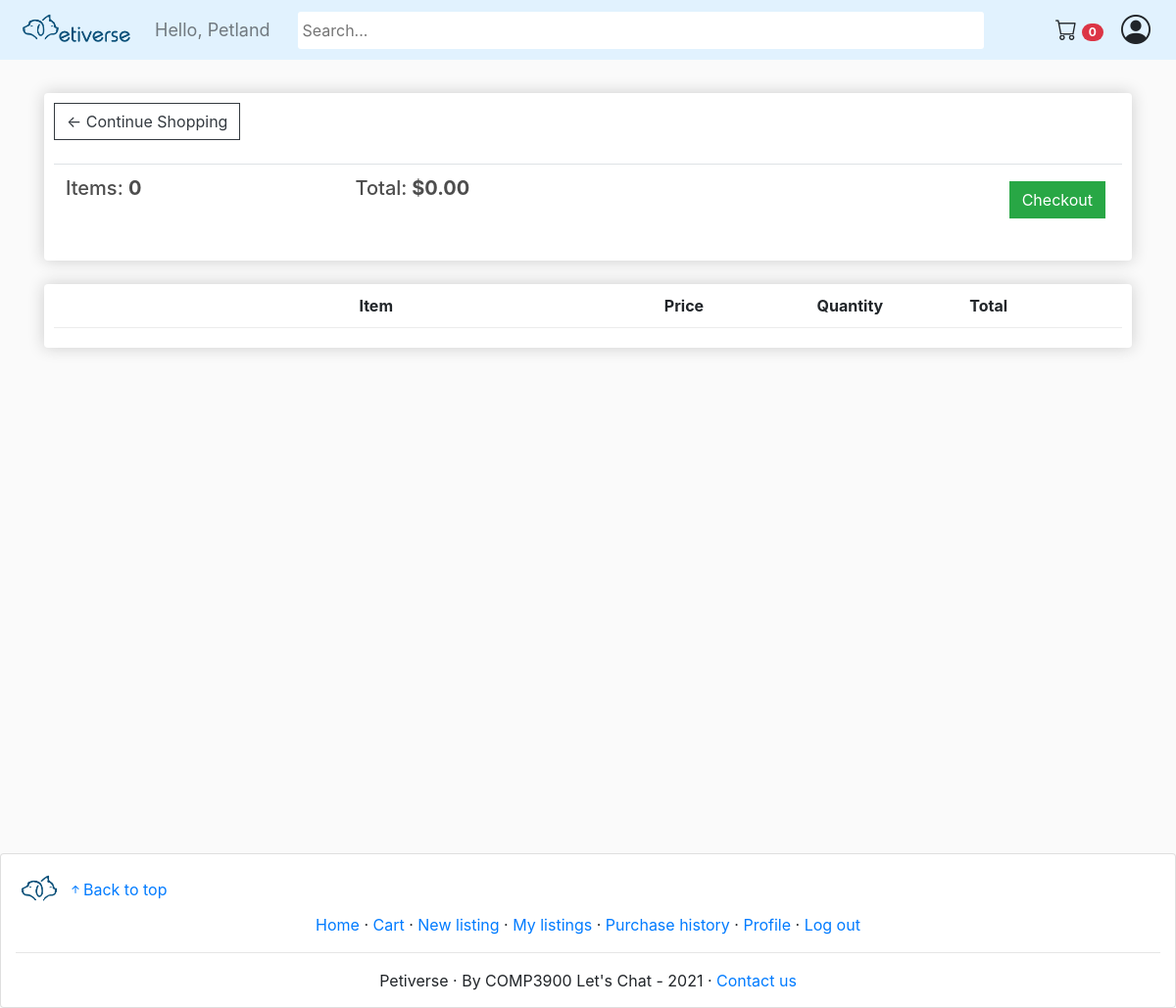
The page /cart/ (signed in) on the database as committed earlier.
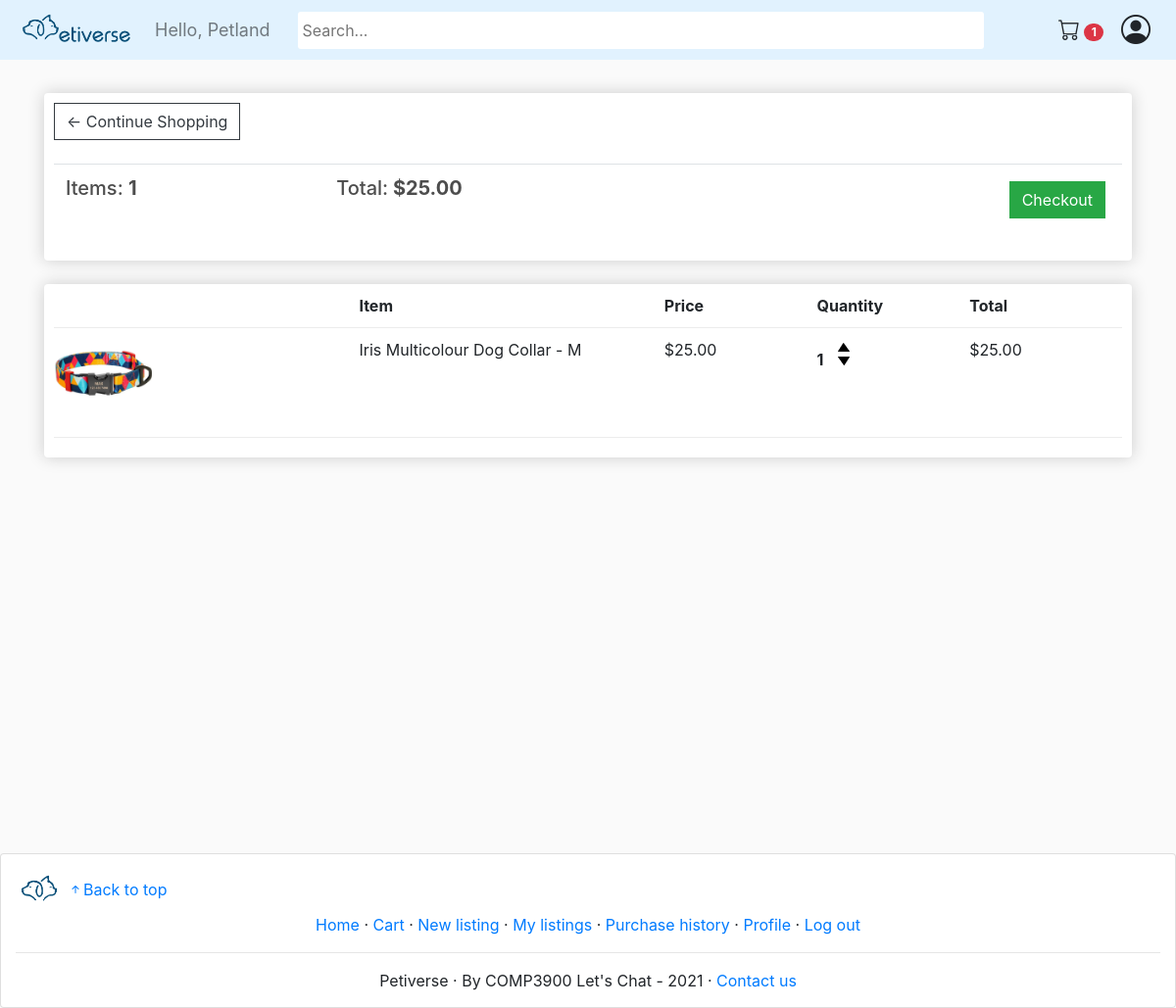
The same page on the database as committed later.
### store/models.py (models this page shows, shortened)
class Order(models.Model):
	customer = models.ForeignKey(Customer, on_delete=models.SET_NULL, null=True, blank=True)
	date_ordered = models.DateTimeField(editable=False, blank=True, null=True)
	complete = models.BooleanField(default=False)
	transaction_id = models.CharField(max_length=100, null=True)
	@property
	def get_cart_total(self):
		orderitems = self.orderitem_set.all()
		total = sum([item.get_total for item in orderitems])
		return total
	@property
	def get_cart_items(self):
		orderitems = self.orderitem_set.all()
		total = sum([item.quantity for item in orderitems])
		return total

class OrderItem(models.Model):
    product = models.ForeignKey(Product, on_delete=models.SET_NULL, null=True)
    order = models.ForeignKey(Order, on_delete=models.SET_NULL, null=True)
    quantity = models.IntegerField(default=0, null=True, blank=True)
    date_added = models.DateTimeField(auto_now_add=True)
    @property
    def get_total(self):
        if self.product.selling_type == "sale":
            total = self.product.price * self.quantity
        else:
            total = self.product.starting_bid
        return total

class Product(models.Model):
    name = models.CharField(max_length=200)
    selling_type = models.CharField(max_length=10, choices=SELLING_CHOICES, default='sale')
    price = models.DecimalField(max_digits=30, decimal_places=2)
    starting_bid = models.DecimalField(max_digits=30, decimal_places=2, default=0)
    end_date = models.DateTimeField(default=timezone.now, blank=True, null=True)
    highest_bidder = models.ForeignKey(Customer, on_delete=models.CASCADE, null=True, blank=True, related_name='highest_bidder')
    remaining_unit = models.IntegerField()
    sold_unit = models.IntegerField(default=0)
    isAnimal = models.BooleanField(default=False,null=True, blank=True)
    description = models.TextField(max_length=1000)
    image = models.ImageField(null=True, blank=True)
    warranty = models.CharField(max_length=200, null=True)
    delivery_period = models.DurationField()
    seller = models.ForeignKey(Customer, on_delete=models.CASCADE, null=True, blank=True)
    tags = TaggableManager()
    estimated_date = models.DateTimeField(editable=False, blank=True, null=True)
    slug_str = models.SlugField(blank=True)
    is_active = models.BooleanField(default=True)
    imageUri = models.TextField(blank=True)
    @property
    def imageURL(self):
        try:
            url = self.image.url
        except:
            url = no_image_url
        return url

### store/views.py (the view)
# urls.py: path('cart/', views.cart, name="cart"),
def cart(request):
    if request.user.is_authenticated:
        customer = request.user.customer
        order, created = Order.objects.get_or_create(customer=customer, complete=False)
        items = order.orderitem_set.all()
        cartItems = order.get_cart_items
    else:
        items = []
        order = {'get_cart_total':0, 'get_cart_items':0}
        cartItems = order.get('get_cart_items')
    context = {'items':items, 'order':order, 'cartItems':cartItems}
    return render(request, 'store/cart.html', context)

### store/templates/store/cart.html
{% extends 'store/main.html' %}
{% load static %}
{% block content %}
	<div class="row">
		<div class="col-lg-12">
			<div class="box-element">
				<a  class="btn btn-outline-dark" href="{% url 'store' %}">&#x2190; Continue Shopping</a>
				<br>
				<br>
				<table class="table">
					<tr>
						<th><h5>Items: <strong>{{order.get_cart_items}}</strong></h5></th>
						<th><h5>Total:<strong> ${{order.get_cart_total|floatformat:2}}</strong></h5></th>
						<th>
							<a  style="float:right; margin:5px;" class="btn btn-success" href="{% url 'checkout' %}">Checkout</a>
						</th>
					</tr>
				</table>
			</div>
			<br>
			<div class="box-element">
				<div class="cart-row">
					<div style="flex:2"></div>
					<div style="flex:2"><strong>Item</strong></div>
					<div style="flex:1"><strong>Price</strong></div>
					<div style="flex:1"><strong>Quantity</strong></div>
					<div style="flex:1"><strong>Total</strong></div>
				</div>
				{% for item in items %}
				<div class="cart-row">
					<div style="flex:2"><img class="row-image" src="{{item.product.imageURL}}"></div>
					<div style="flex:2"><p>{{item.product.name}}</p></div>
					{% if item.product.selling_type == "sale" %}
						<div style="flex:1"><p>${{item.product.price|floatformat:2}}</p></div>
					{% else %}
						<div style="flex:1"><p>${{item.product.starting_bid|floatformat:2}}</p></div>
					{% endif %}
					<div style="flex:1">
						<p class="quantity">{{item.quantity}}</p>
						{% if item.product.selling_type == "sale" %}
							<div class="quantity">
								<img data-product="{{item.product.id}}" data-action="add" class="chg-quantity update-cart" src="{% static  'images/arrow-up.png' %}">
								<img data-product="{{item.product.id}}" data-action="remove" class="chg-quantity update-cart" src="{% static  'images/arrow-down.png' %}">
							</div>
						{% endif %}
					</div>
					<div style="flex:1"><p>${{item.get_total|floatformat:2}}</p></div>
				</div>
				{% endfor %}
			</div>
		</div>
	</div>
{% endblock content %}

### store/templates/store/main.html (shortened to what this page needs)
<!DOCTYPE html>
{% load static %}
{% load i18n %}
<html>
<head>
	<link rel="stylesheet" href="https://stackpath.bootstrapcdn.com/bootstrap/4.4.1/css/bootstrap.min.css">
	<link rel="stylesheet" type="text/css" href="{% static 'css/main.css' %}">
</head>
<body>
	<nav class="navbar sticky-top navbar-expand-lg navbar-light bg-light">
		<a class="navbar-brand" href="{% url 'store' %}">
			<img class="brand-img" src="{% static 'images/logo_text_transparent.png' %}">
		</a>
		<div class="navbar-collapse collapse w-100 order-0 order-md-0 dual-collapse2">
			<ul class="navbar-nav mr-auto">
				<li class="nav-item active">
				  {% if request.user.is_authenticated %}
					  <span class="hello-msg navbar-text">Hello, {{request.user.customer.nickname}}</span>
				  {% endif %}
				</li>
			  </ul>
		</div>
		<div class="mx-auto order-1">
	        <form action="{% url 'search_result' %}" method="get">
	        	<input class="search_bar"  name = "q" type="text" placeholder="Search...", style="border-radius:3px !important; border:none; min-height:38px !important; padding-left:5px;">
	        </form>
		</div>
		<div class="navbar-collapse collapse w-100 order-2 dual-collapse2">
			<ul class="navbar-nav ml-auto">
				{% if request.user.is_authenticated %}
				<li class="nav-item">
					<a class="btn" href="{% url 'cart' %}"><i class="bi-cart" style="font-size:22px;"></i> <span class="badge badge-pill badge-danger">{{cartItems}}</span></a>
				</li>
				{% endif %}
			</ul>
			{% if request.user.is_authenticated %}
				<div class="dropdown">
					<i class="bi-person-circle" id="user-icon" onclick="toggleDropdown()" ></i>
				</div>
			{% endif %}
		</div>
	</nav>
     <div class="container">
            <br>
            {% block content %}
            {% endblock content %}
         </div>
	<footer class="card">
		<div>
			<a class="footer-logo-link" href="{% url 'store' %}">
				<img class="brand-img" src="{% static 'images/logo_no_text_transparent.png' %}">
			</a>
			<a href="#" style="display:inline;"><i class="bi-arrow-up-short"></i>Back to top</a>
		</div>
		<div>
			<div style="text-align:center;">
				<a href="/">Home</a>
				&middot;
				{% if request.user.is_authenticated %}
					<a href="{% url 'cart' %}">Cart</a>
					&middot;
					<a href="{% url 'new_product' %}">New listing</a>
					&middot;
					<a href="{% url 'my_listings' %}">My listings</a>
					&middot;
					<a href="{% url 'purchase_history' %}">Purchase history</a>
					&middot;
					<a href="{% url 'user_profile' request.user.customer.slug_str %}">Profile</a>
					&middot;
					<a href="{% url 'logout' %}">Log out</a>
				{% else %}
					<a href="{% url 'login' %}">Log in</a>
					&middot;
					<a href="{% url 'signup' %}">Sign up</a>
				{% endif %}
			</div>
		</div>
		<hr>
		<div style="text-align:center;">
			Petiverse
			&middot;
			By COMP3900 Let's Chat - 2021
			&middot;
			<a href="mailto:unswcomp3900@gmail.com">Contact us</a>
		</div>
	</footer>
</body>
</html>

Rows that differ between the two databases and show on the page:
computed for Order: get_cart_items "0" → "1"; get_cart_total "0.00" → "25.00"
added OrderItem: product.imageURL (picture), product.name "Iris Multicolour Dog Collar - M", product.price "25.00", quantity "1", get_total "25.00"
Other text that changed with them:
{{ cartItems }}: "0" → "1"
